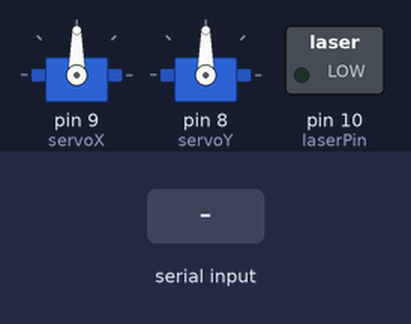
Simulated run of this sketch. Board: Arduino Uno, built with avr-gcc and run on an emulated ATmega328P. Parts: 2 × servo, switched loads named in the sketch (green lamp = pin HIGH). Inputs (shaded band) come from the test bench.

Above: at 1.2 s.
1.3 s: "90,45,200\n" received over Serial
At 2.5 s:
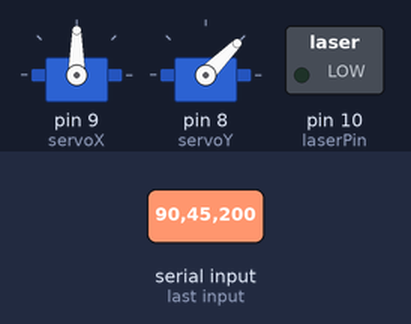
2.8 s: "30,150,10\n" received over Serial
At 3.6 s:
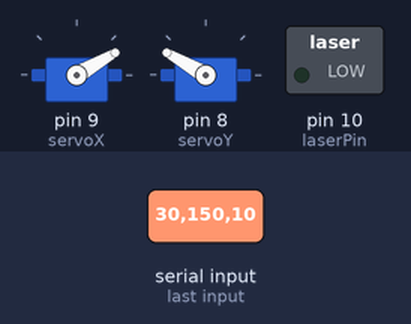
4.3 s: "1,90\n" received over Serial
At 4.6 s:
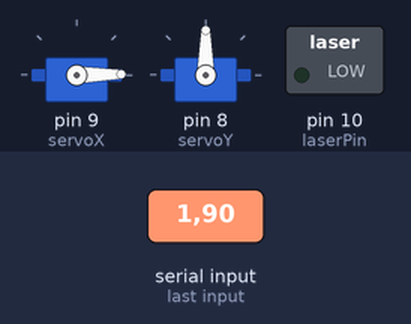
5.8 s: "L:90\n" received over Serial
At 6.9 s:
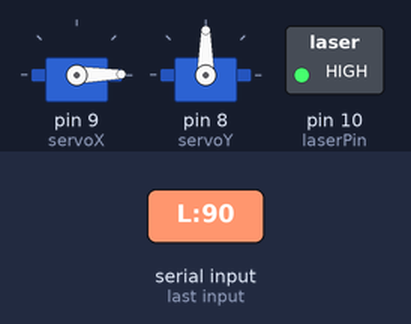
7.3 s: "90,45\n" received over Serial
At 8.1 s:
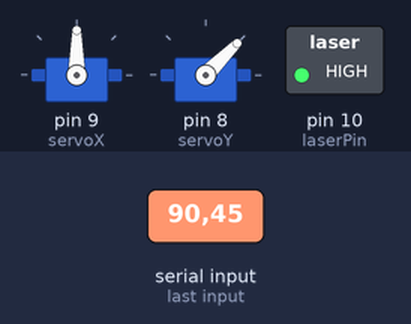
8.8 s: "30,150\n" received over Serial
At 9.3 s:
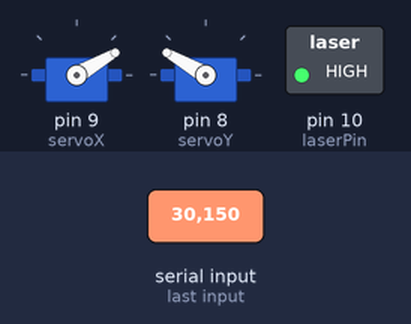
Timing chart, 0 to 11.3 s (numbered marks = the images above; inputs shaded):
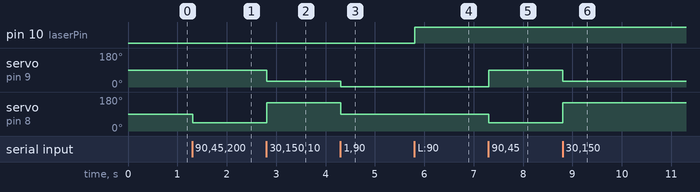

Measured:
- after the input at 1.3 s, servo on pin 8 (servoY): 90° → 45° at once
- after the input at 2.8 s, servo on pin 9 (servoX): 90° → 30° at once; servo on pin 8 (servoY): 45° → 150° at once
- after the input at 4.3 s, servo on pin 9 (servoX): 30° → 1° at once; servo on pin 8 (servoY): 150° → 90° at once
- after the input at 5.8 s, pin 10 (laserPin): LOW → HIGH at once
- after the input at 7.3 s, servo on pin 9 (servoX): 1° → 90° at once; servo on pin 8 (servoY): 90° → 45° at once
- after the input at 8.8 s, servo on pin 9 (servoX): 90° → 30° at once; servo on pin 8 (servoY): 45° → 150° at once

The sketch:

Lasercodetest.ino
```cpp
// Libraries
#include <Servo.h>

Servo servoX;
Servo servoY;


// pin nummmer
int laserPin = 10;
int Laser = 0;


// variabler
int angleX = 90;
int angleY = 90;

void setup() {

  // cummunication
  Serial.begin(9600);


  // hardware
  servoX.attach(9);
  servoY.attach(8);
  pinMode(laserPin, OUTPUT);
}

void loop() {

  // reads values from python code
  if (Serial.available()) {

    // takes data from python code and saves it in a variable
    String data = Serial.readStringUntil('\n');


    // separates values for the laser from values for the servos and saves it in a variable
    if (data.startsWith("L:")) {
      Laser = data.substring(2).toInt();
    }


    // reads the data from python by searching for the indexnumber where the comma in the string is (makes it more smooth)
    int commaIndex = data.indexOf(',');

    if (commaIndex > 0) {
      // takes the data from python and with the "commaIndex" saves it in an variable
      angleX = data.substring(0, commaIndex).toInt();
      angleY = data.substring(commaIndex + 1).toInt();


      // servos reads whats angels are saved in "angleX" and "angleY"
      servoX.write(angleX);
      servoY.write(angleY);
    }

    // laserpin reads what values where in the "Laser" variable
    digitalWrite(laserPin, Laser);
  }
}
```
